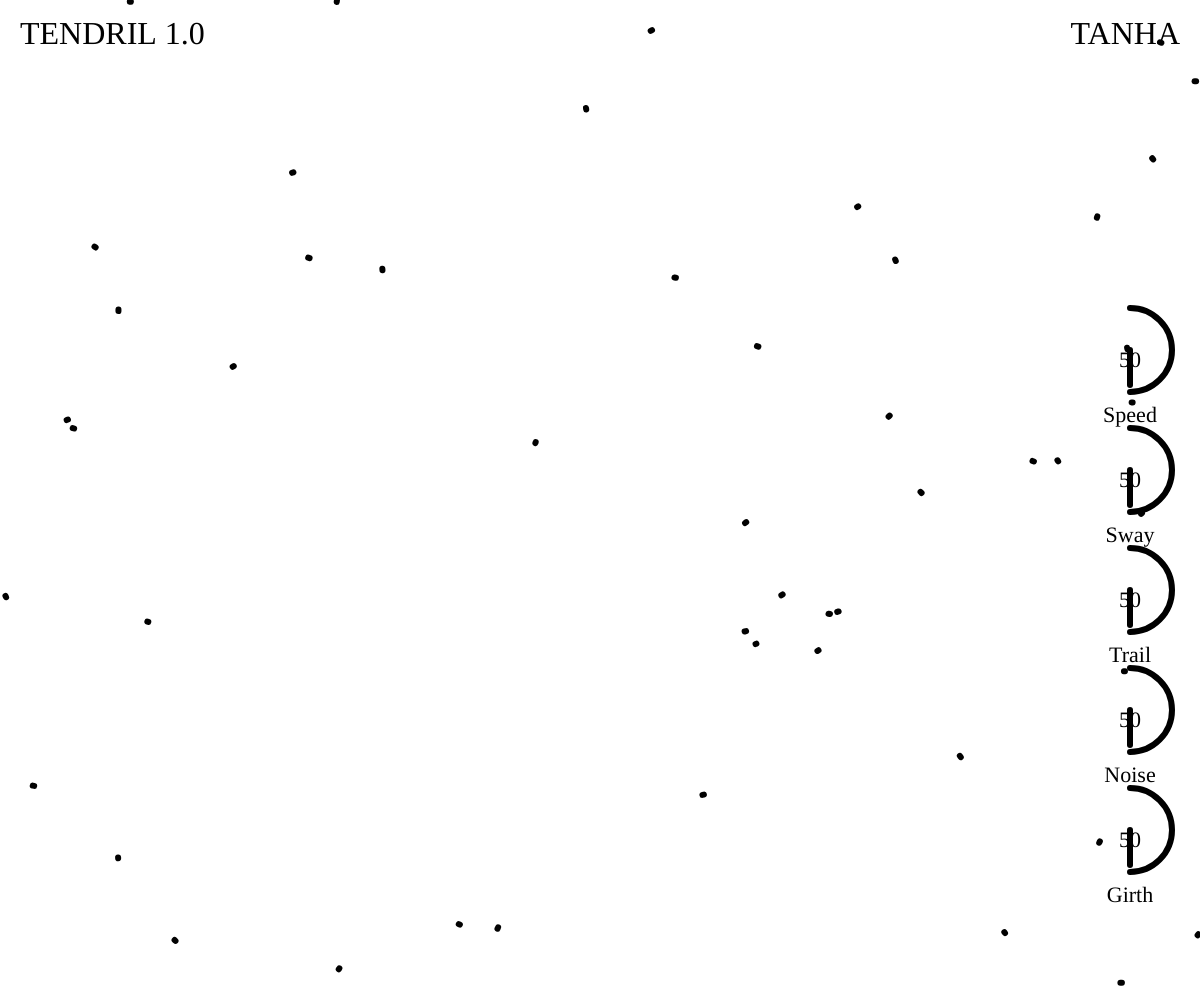
Frame 1 (no input)
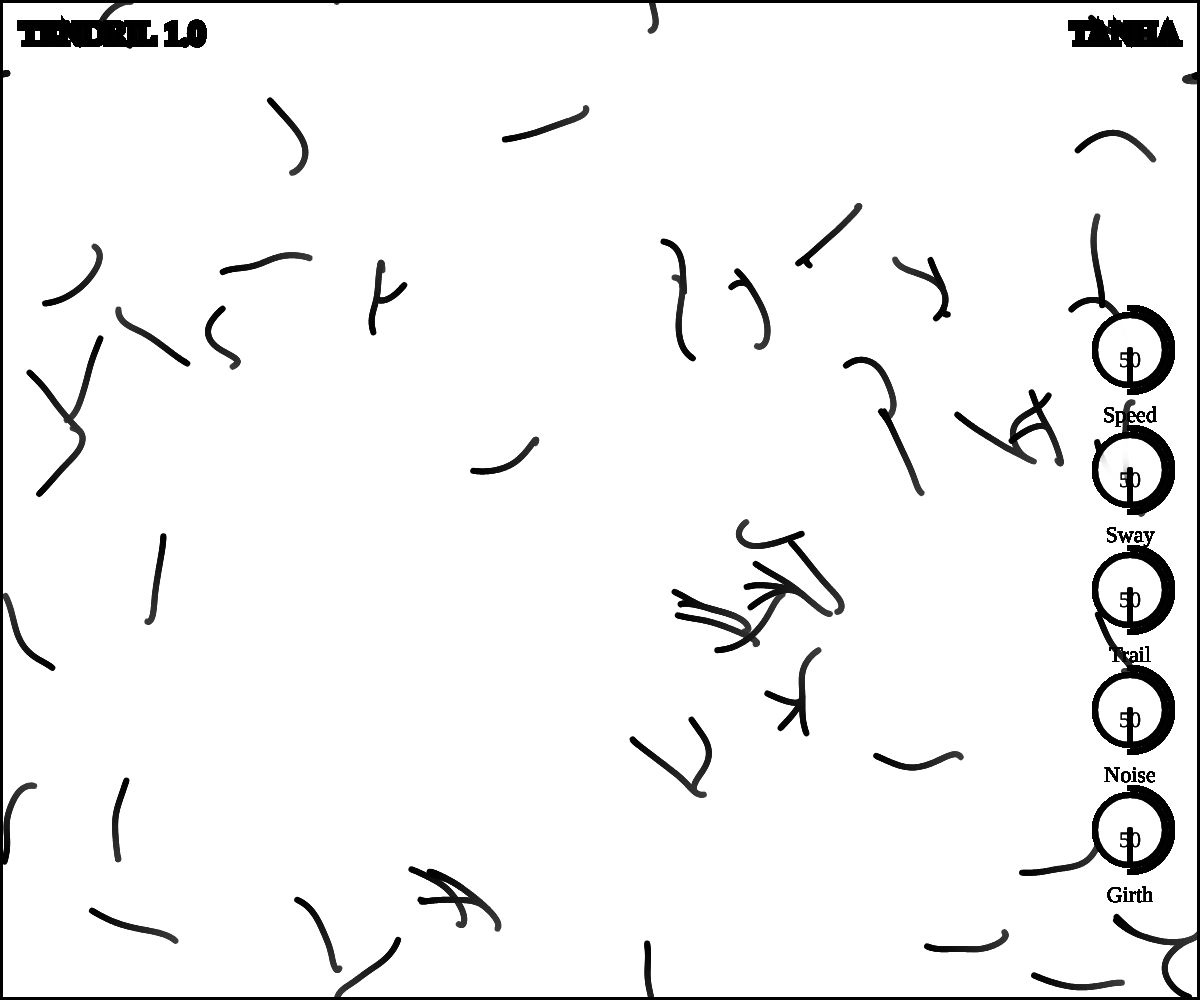
Frame 60 (no input)
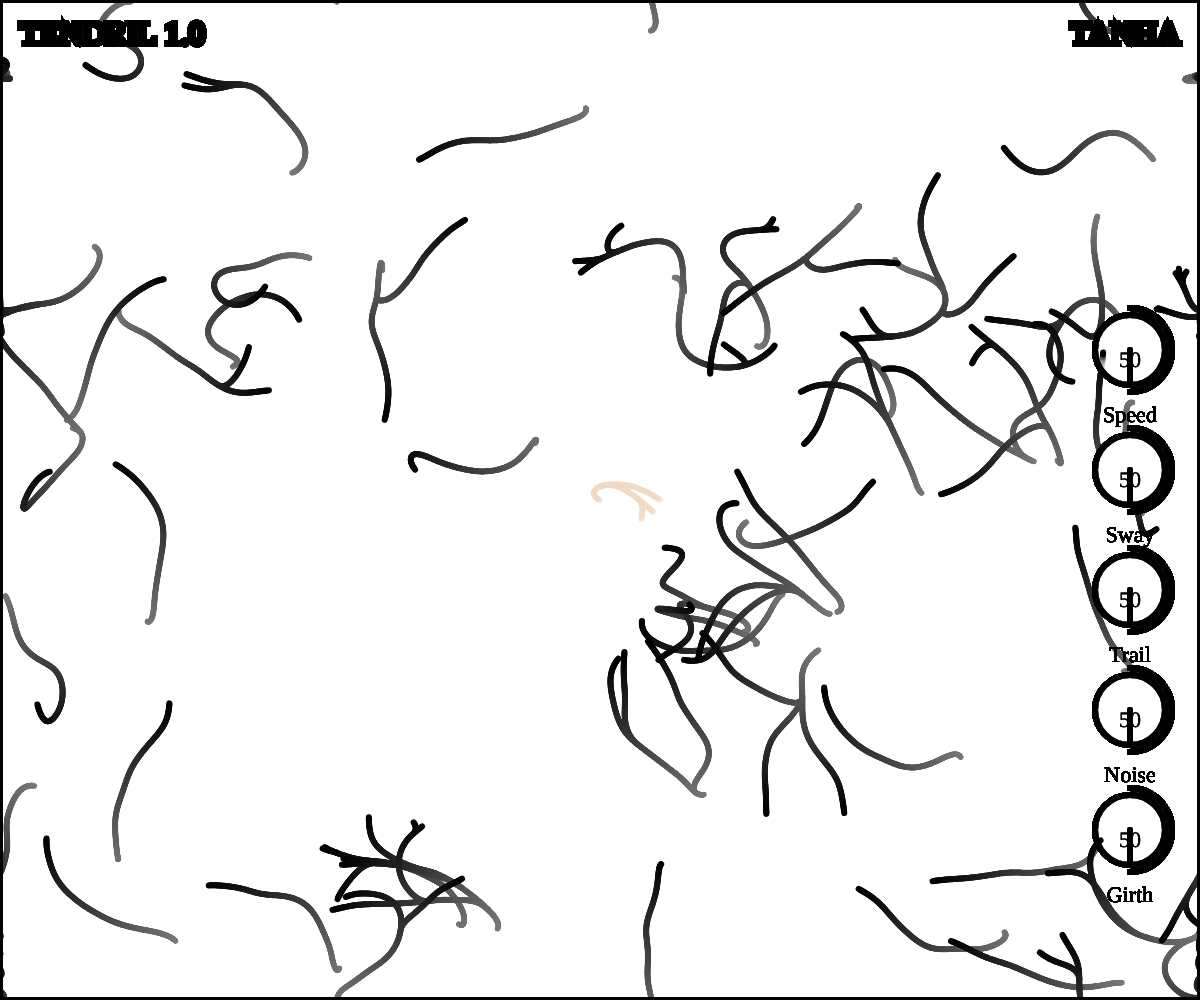
Frame 120 (the mouse pressed at the canvas centre since frame 60)

The p5.js sketch that drew these frames (run headless with seeded random() and noise() and a simulated clock; from frame 60 on, the mouse is pressed at the canvas centre):

// p5.js sketch
// ── sketch.js
let tendrils = [];
let knobsL2 = [];
let knobNamesL2 = ["Speed", "Sway", "Trail", "Noise", "Girth"];
let colors;
let attractionZones = [];
let fsButton;

// timing for adding black tendrils
let lastBlackTendrilTime = 0;

function setup() {
  createCanvas(windowWidth, windowHeight);
  colorMode(HSB, 360, 100, 100, 100);
  noStroke();
  document.body.style.margin = '0';
  document.body.style.overflow = 'hidden';

  // initial soothing tendrils
  for (let i = 0; i < 50; i++) tendrils.push(new Tendril(random(width), random(height)));

  // knobs on right
  let startY = height / 2 - 150;
  for (let i = 0; i < knobNamesL2.length; i++) {
    let y = startY + i * 120;
    knobsL2.push(new Knob(width - 70, y, 35, knobNamesL2[i]));
  }

  // soothing color palette
  colors = [
    color(200, 20, 90, 50),
    color(250, 15, 95, 50),
    color(300, 15, 90, 50),
    color(160, 15, 90, 50),
    color(210, 10, 95, 50),
    color(30, 20, 95, 50)
  ];

  // moving cluster zones
  for (let i = 0; i < 6; i++) attractionZones.push(new MovingZone(random(width*0.2,width*0.8), random(height*0.2,height*0.8)));

  // fullscreen button (black square with slits)
  fsButton = createButton("");
  fsButton.position(width - 60, height - 60);
  fsButton.size(40, 40);
  fsButton.style("background-color", "transparent");
  fsButton.style("border", "none");
  fsButton.style("cursor", "pointer");
  fsButton.mousePressed(() => fullscreen(!fullscreen()));
}

function draw() {
  fill(60, 10, 95, 0.5);
  rect(0, 0, width, height);

  fill(0); textSize(32); textFont('Arial Narrow'); textAlign(LEFT, TOP);
  text("TENDRIL 1.0", 20, 20);
  textAlign(RIGHT, TOP); text("TANHA", width-20, 20);

  for (let k of knobsL2) { k.update(); k.show(); }
  for (let zone of attractionZones) zone.update();

  for (let t of tendrils) { 
    t.update(); 
    t.show(); 
    t.microInteract(); 
    t.attract(); 
  }

  // spawn 10% more black tendrils every 30 seconds
  if (millis() - lastBlackTendrilTime > 30000) {
    lastBlackTendrilTime = millis();
    for (let i = 0; i < floor(tendrils.length * 0.1); i++) {
      let t = new Tendril(random(width), random(height), color(0,0,0,70));
      t.vel.mult(0.5); // fade in effect
      tendrils.push(t);
    }
  }
}

// --- Tendril ---
class Tendril {
  constructor(x, y, c=null) {
    this.pos = createVector(x, y);
    this.prev = this.pos.copy();
    this.vel = p5.Vector.random2D().mult(random(1,2));
    this.color = c || random(colors);
    this.widthBase = random(1,2.5);
    this.noiseOffset = random(1000);
  }

  update() {
    let speedMod = getKnobValue("Speed")/50;
    let swayMod = getKnobValue("Sway")/50;
    let noiseAmt = getKnobValue("Noise")/50;

    let nX = (noise(this.pos.x*0.005, this.pos.y*0.005, frameCount*0.002 + this.noiseOffset)-0.5) * 2 * noiseAmt;
    let nY = (noise(this.pos.y*0.005, this.pos.x*0.005, frameCount*0.002 + this.noiseOffset+500)-0.5) * 2 * noiseAmt;
    this.vel.add(createVector(nX, nY));
    this.vel.limit(1.5 * speedMod);

    this.prev = this.pos.copy();
    this.pos.add(this.vel);

    if (this.pos.x < 0) this.pos.x += width;
    if (this.pos.x > width) this.pos.x -= width;
    if (this.pos.y < 0) this.pos.y += height;
    if (this.pos.y > height) this.pos.y -= height;
  }

  show() {
    stroke(this.color);
    strokeWeight(getKnobValue("Girth")/10 + 1);
    let d = p5.Vector.dist(this.prev, this.pos);
    if (d < 30) line(this.prev.x, this.prev.y, this.pos.x, this.pos.y);
  }

  microInteract() {
    if (random(1) < 0.005 && tendrils.length < 200) {
      let newT = new Tendril(this.pos.x, this.pos.y);
      newT.vel = this.vel.copy().mult(random(0.9,1.1));
      newT.color = this.color;
      tendrils.push(newT);
    }
  }

  attract() {
    for (let zone of attractionZones) {
      let dir = p5.Vector.sub(zone.pos, this.pos);
      let d = dir.mag();
      if (d < 200) {
        dir.setMag(0.05);
        this.vel.add(dir);
      }
    }
  }
}

// --- Moving Cluster Zone ---
class MovingZone {
  constructor(x, y) {
    this.pos = createVector(x, y);
    this.baseAngle = random(TWO_PI);
    this.radius = random(20, 80);
    this.speed = random(0.3, 0.7);
    this.oscOffset = random(1000);
    this.sizeOsc = random(50,80);
    this.waveOffset = random(1000);
  }

  update() {
    let t = frameCount*0.01;
    // slow wavy ocean-like movement
    this.pos.x += cos(this.baseAngle + t*0.5 + sin(t*0.2 + this.waveOffset)*0.5) * this.speed;
    this.pos.y += sin(this.baseAngle + t*0.5 + cos(t*0.2 + this.waveOffset)*0.5) * this.speed;

    for (let other of attractionZones) {
      if (other === this) continue;
      let d = p5.Vector.dist(this.pos, other.pos);
      if (d < 80) {
        let repel = p5.Vector.sub(this.pos, other.pos).setMag(0.05);
        this.pos.add(repel);
      }
    }

    this.sizeOsc += sin(t*0.5 + this.oscOffset)*0.1;
    this.pos.x = constrain(this.pos.x, 0, width);
    this.pos.y = constrain(this.pos.y, 0, height);
  }
}

// --- Mechanical Knob ---
class Knob {
  constructor(x, y, r, label) {
    this.x = x; this.y = y; this.r = r; this.label = label;
    this.value = 50; this.dragging = false;
  }
  update() { if (this.dragging) { let dy = pmouseY - mouseY; this.value = constrain(this.value - dy,0,100); } }
  show() {
    push();
    fill(200,20); ellipse(this.x,this.y,this.r*2); // knob base
    stroke(0); strokeWeight(6);
    let angle = map(this.value,0,100,-PI/2,PI*1.5);
    noFill(); arc(this.x,this.y,this.r*2.4,this.r*2.4,-PI/2,angle); // value circle
    line(this.x,this.y,this.x + cos(angle)*this.r, this.y + sin(angle)*this.r);
    noStroke(); fill(0); textAlign(CENTER); textSize(22); textFont('Arial Narrow');
    text(this.label,this.x,this.y+this.r+20); text(nf(this.value,1,0),this.x,this.y);
    pop();
  }
  pressed(){if(dist(mouseX,mouseY,this.x,this.y)<this.r)this.dragging=true;}
  released(){this.dragging=false;}
}

function mousePressed() {
  for(let k of knobsL2) k.pressed();
  tendrils.push(new Tendril(mouseX, mouseY));
}

function mouseReleased(){for(let k of knobsL2) k.released();}

function keyPressed() {
  if (key === ' ') {
    for(let i = 0; i < 3; i++) tendrils.push(new Tendril(random(width), random(height)));
  }
  if (key === 'F' || key === 'f') {
    fullscreen(!fullscreen());
  }
}

function getKnobValue(label){for(let k of knobsL2)if(k.label===label)return k.value; return 1;}
function windowResized(){
  resizeCanvas(windowWidth,windowHeight);
  if (fsButton) fsButton.position(windowWidth - 60, windowHeight - 60);
}

// ── tendril.html
<!DOCTYPE html>
<html lang="en">
<head>
  <meta charset="UTF-8">
  <title>TENDRIL 1.0</title>
  <style>
    body {
      margin: 0;
      display: flex;
      justify-content: center;
      align-items: center;
      height: 100vh;
      background: #222;
    }
    canvas {
      border: 2px solid #eee;
    }
  </style>
  <!-- Load p5.js -->
  <script src="p5.min.js"></script>
  <!-- Your sketch -->
  <script src="sketch.js"></script>
</head>
<body>
</body>
</html>
